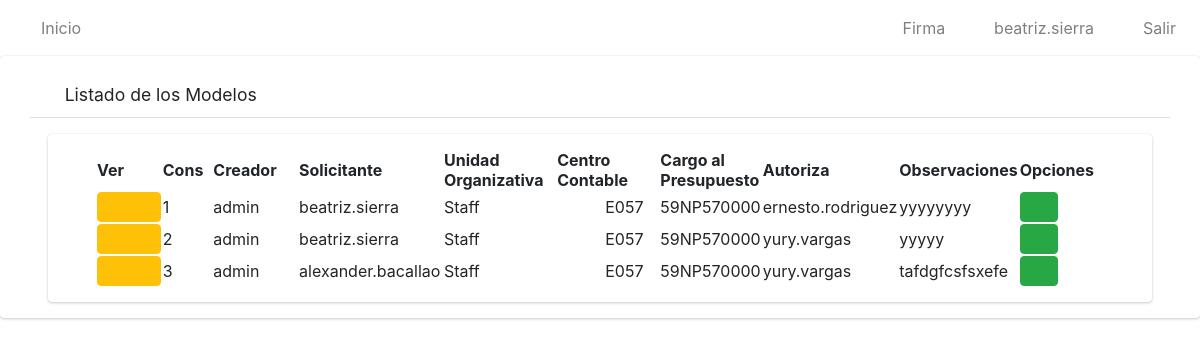
Before: /listar_modelos/ (signed in) with the older database file.
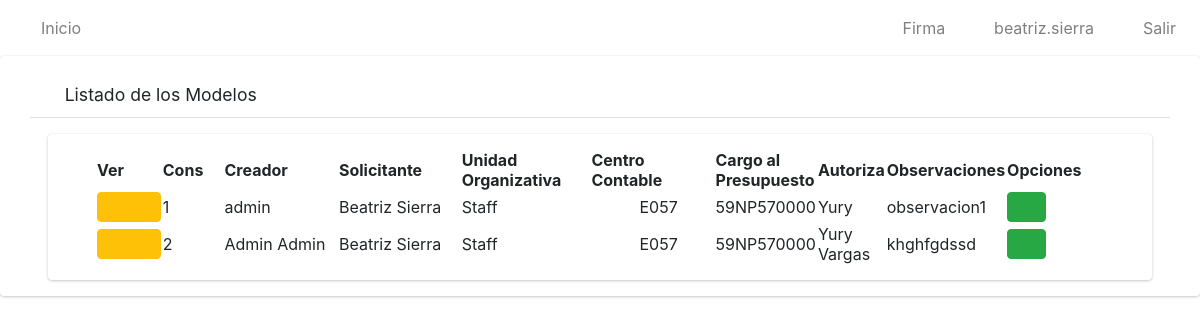
After: the same page with the newer database file.
### app/models.py (models this page shows, shortened)
class Modelo(models.Model):
    nombre=models.CharField(max_length=50)
    solicitante=models.CharField(max_length=50)
    unidad_organizativa=models.CharField(max_length=100)
    c_contable=models.CharField(max_length=4)
    consec=models.IntegerField()
    solicitudes=models.ManyToManyField(Solicitud)
    parleg=models.CharField(max_length=20)
    autoriza=models.CharField(max_length=50)
    cargo_presupuesto=models.CharField(max_length=20)
    observaciones = models.CharField(max_length=500)

### app/views.py (the view)
# urls.py: path('listar_modelos/', ModeloListView.as_view(), name='listarMod'),
class ModeloListView(ListView):
    model = Modelo
    template_name = 'modelos/listar.html'
    @method_decorator(login_required)
    def dispatch(self, request, *args, **kwargs):
        return super().dispatch(request,*args,** kwargs)
    def get_context_data(self, **kwargs):
        context = super().get_context_data(**kwargs)
        lista_solicitantes=[]
        modelos=Modelo.objects.all()
        pos=0
        for i in modelos:
            lista_solicitantes.append(i.solicitudes.first().solicitante)
        context['title'] = "Listado de Solicitudes"
        context['solicitantes'] = lista_solicitantes
        return context

### app/templates/modelos/listar.html (shortened to what this page needs)
{% extends 'base.html' %}
{% load static %}
{% block content %}
    <div class=" card card-default">
        <div class="card-header px-3 mb-3 mt-3 container">
            <h3 class="card-title">
            <i class="fas fa-search"></i>
                Listado de los Modelos
            </h3>
            </div>
        <div class="card card-body content-header mx-5 px-5">
            <table id="myTable" class="display" style="width: 100%;">
                <thead>
                    <tr>
                        <th>Ver</th>
                        <th style="width: 2cm">Cons</th>
                        <th>Creador</th>
                        <th>Solicitante</th>
                        <th>Unidad Organizativa</th>
                        <th>Centro Contable</th>
                        <th>Cargo al Presupuesto</th>
                        <th>Autoriza</th>
                        <th>Observaciones</th>
                        <th style="width: 3cm">Opciones</th>
                    </tr>
                </thead>
                <tbody>
                    {% for i in object_list %}
                    <tr>
                        <td style="width: 1cm"><a href="{% url 'solicitudModel' i.id%}" type="button" class="btn btn-warning">
                    <i class="fas fa-eye" style="width: 1cm"></i>
                </a></td>
                        <td style="width: 20px;">{{i.consec}}</td>
                        <td style="width: 150px;">{{i.nombre}}</td>
                        <td style="width: 150px;">{{i.solicitante}}</td>
                        <td style="width: 150px;">{{i.unidad_organizativa}}</td>
                        <td style="width: 150px;"><div class="pl-5">{{i.c_contable}}</div></td>
                        <td>{{i.cargo_presupuesto}}</td>
                        <td>{{i.autoriza}}</td>
                        <td>{{i.observaciones}}</td>
                        <td>
                {% if perms.app.view_modelo %}
                <a href="#" type="button" class="btn btn-success">
                    <i class="fas fa-download"></i>
                </a>
                {% endif %}
                        </td>
                    </tr>
                    {% endfor %}
                </tbody>
            </table>
        </div>
    </div>
{% endblock %}

Changed rows visible on the page:
removed Modelo: consec "1", nombre "admin", solicitante "beatriz.sierra", unidad_organizativa "Staff", c_contable "E057", cargo_presupuesto "59NP570000", autoriza "ernesto.rodriguez", observaciones "yyyyyyyy"
removed Modelo: consec "2", nombre "admin", solicitante "beatriz.sierra", unidad_organizativa "Staff", c_contable "E057", cargo_presupuesto "59NP570000", autoriza "yury.vargas", observaciones "yyyyy"
removed Modelo: consec "3", nombre "admin", solicitante "alexander.bacallao", unidad_organizativa "Staff", c_contable "E057", cargo_presupuesto "59NP570000", autoriza "yury.vargas", observaciones "tafdgfcsfsxefe"
added Modelo: consec "1", nombre "admin", solicitante "Beatriz Sierra", unidad_organizativa "Staff", c_contable "E057", cargo_presupuesto "59NP570000", autoriza "Yury", observaciones "observacion1"
added Modelo: consec "2", nombre "Admin Admin", solicitante "Beatriz Sierra", unidad_organizativa "Staff", c_contable "E057", cargo_presupuesto "59NP570000", autoriza "Yury Vargas", observaciones "khghfgdssd"
